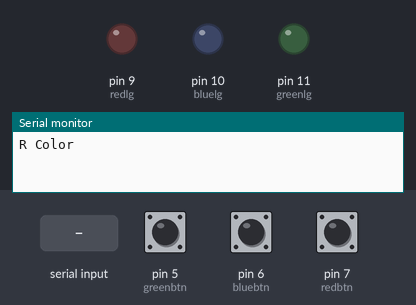
The sketch below on a simulated Arduino Uno, built with avr-gcc and run on an emulated ATmega328P. On the bench: output pins drawn as LEDs (lit = HIGH), the last lines printed to the serial monitor. The test bench sets the inputs (shaded band); at power-on: pin 5 (greenbtn) LOW, pin 6 (bluebtn) LOW, pin 7 (redbtn) LOW.

Above: at 1.2 s.
1.3 s: "1\n" received over Serial
At 2.6 s:
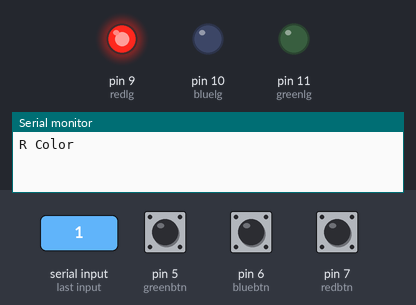
3.8 s: "2\n" received over Serial
At 5.6 s:
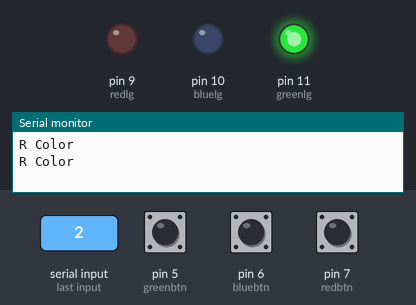
6.3 s: "3\n" received over Serial
At 8.5 s:
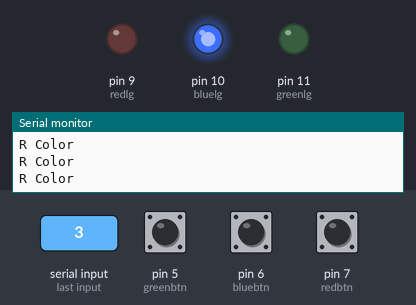
8.8 s: "0\n" received over Serial
At 10.6 s:
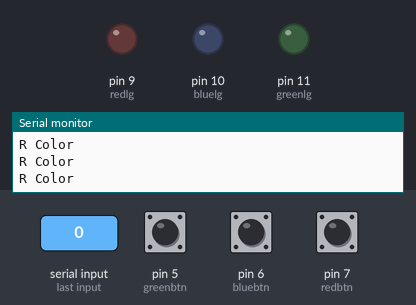
Timing chart, 0 to 12.1 s (numbered marks = the images above; inputs shaded):
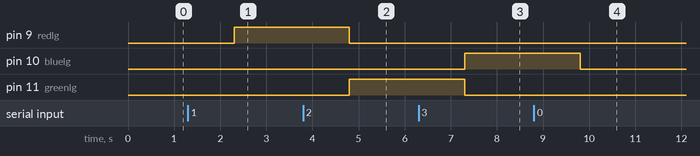

Measured:
- after the input at 1.3 s, pin 9 (redlg): LOW → HIGH after 1.0 s
- after the input at 3.8 s, pin 9 (redlg): HIGH → LOW after 1.0 s; pin 11 (greenlg): LOW → HIGH after 1.0 s
- after the input at 6.3 s, pin 10 (bluelg): LOW → HIGH after 1.0 s; pin 11 (greenlg): HIGH → LOW after 1.0 s
- after the input at 8.8 s, pin 10 (bluelg): HIGH → LOW after 1.0 s

The sketch:

arduino.ino
```cpp
void lenOn(int led);

int redbtn = 7;
int greenbtn = 5;
int bluebtn = 6;

int redlg = 9;
int greenlg = 11;
int bluelg = 10;

int data = 0;

void setup() {
  Serial.begin(9600);
  pinMode(redbtn, INPUT);
  pinMode(greenbtn, INPUT);
  pinMode(bluebtn, INPUT);
  pinMode(redlg, OUTPUT);
  pinMode(greenlg, OUTPUT);
  pinMode(bluelg, OUTPUT);
}

void loop() {
  int red = digitalRead(redbtn);
  int green = digitalRead(greenbtn);
  int blue = digitalRead(bluebtn);

  if(red == HIGH) {
    Serial.println("U Red");
  }
  else if(green == HIGH) {
    Serial.println("U Green");
  }
  else if(blue == HIGH) {
    Serial.println("U Blue");
  }
  else {
    Serial.println("R Color");
    while(!Serial.available());
    data = Serial.readString().toInt();
    ledOn(data);
  }
  delay(1000);
}

void ledOn(int led) {
  if(led == 0) {
    analogWrite(redlg, 0);
    analogWrite(greenlg, 0);
    analogWrite(bluelg, 0);
  }
  else if(led == 1) {
    analogWrite(redlg, 255);
    analogWrite(greenlg, 0);
    analogWrite(bluelg, 0);
  }
  else if(led == 2) {
    analogWrite(redlg, 0);
    analogWrite(greenlg, 255);
    analogWrite(bluelg, 0);
  }
  else if(led == 3) {
    analogWrite(redlg, 0);
    analogWrite(greenlg, 0);
    analogWrite(bluelg, 255);
  }
  else {
    Serial.println("Error");
  }
}
```
